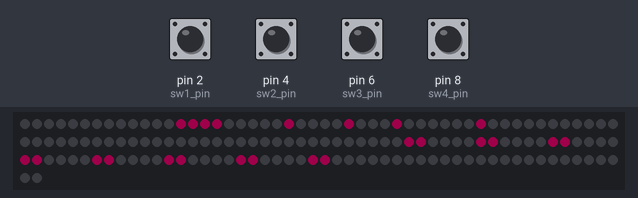
A sketch run on a simulated Arduino Uno, built with avr-gcc and run on an emulated ATmega328P. Shown: 152 RGB LEDs in strip order, left to right, continuing on the next row. The inputs (shaded band) are chosen by the test bench; at power-on: pin 2 (sw1_pin), pin 4 (sw2_pin), pin 6 (sw3_pin), pin 8 (sw4_pin) HIGH. Dim RGB values are drawn brighter than linear; random numbers use the default seed unless the sketch sets one.

Above: at 1.2 s.
1.3 s: pin 6 (sw3_pin) pulled LOW for 1 s
3.8 s: pin 8 (sw4_pin) pulled LOW for 1 s
At 6.4 s:
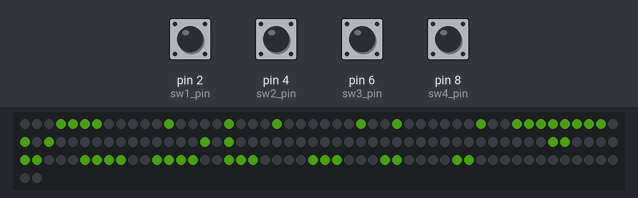
6.5 s: pin 8 (sw4_pin) pulled LOW for 1 s
10.0 s: pin 2 (sw1_pin) pulled LOW for 0.15 s
11.7 s: pin 2 (sw1_pin) pulled LOW for 1 s
At 13.7 s:
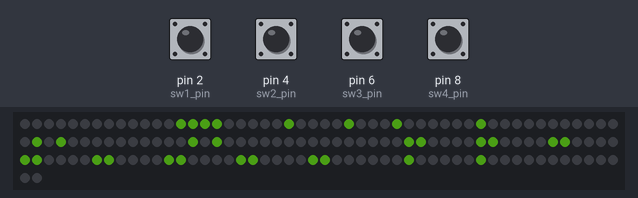
14.2 s: pin 6 (sw3_pin) pulled LOW for 1 s
At 15.6 s:
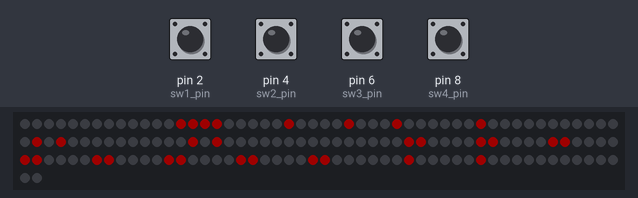
Timing chart, 0 to 17.2 s (numbered marks = the images above; inputs shaded):
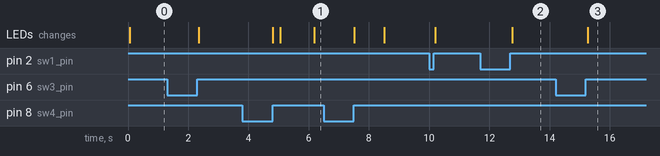

Measured:
- after the input at 3.8 s, the LEDs: first change after 1.0 s (image 1 shows a later state)
- after the input at 11.7 s, the LEDs: change after 1.1 s (image 2)
- after the input at 14.2 s, the LEDs: change after 1.1 s (image 3)

The sketch:

LED_expression.ino
```cpp
#include <FastLED.h>
#include "expression.h"   // 表情データのヘッダーファイル

/* PINの定義 */
const int sw1_pin = 2;     // ①ボタン用　デジタルピン2に接続
const int sw2_pin = 4;     // ②ボタン用　デジタルピン4に接続
const int sw3_pin = 6;     // ③ボタン用　デジタルピン6に接続
const int sw4_pin = 8;     // ④ボタン用　デジタルピン8に接続
const int data_pin = 10;   // データ用　　デジタルピン10に接続

/* LED用の定義 */
#define LED 152     // LEDの総数
#define COLOR 12   // 色の種類
CRGB led[LED];
CRGB black = CRGB(0, 0, 0);     // 消灯用
CRGB red   = CRGB(255, 0, 0);   // ランダムモード用
CRGB blue  = CRGB(0, 0, 255);   // マニュアルモード用

/* 以下は各キャラクター色 */
CRGB ayumu    = CRGB(255, 100, 120);
CRGB kasumi   = CRGB(255, 255, 40);
CRGB shizuku  = CRGB(120, 120, 255);
CRGB karin    = CRGB(0, 0, 255);
CRGB ai       = CRGB(255, 50, 0);
CRGB kanata   = CRGB(255, 80, 255);
CRGB setsuna  = CRGB(255, 0 ,0);
CRGB ema      = CRGB(120, 255, 40);
CRGB rina     = CRGB(255, 0, 120);
CRGB shioriko = CRGB(40, 255, 80);
CRGB taylor   = CRGB(255, 255, 255);
CRGB lanzhu   = CRGB(255, 90, 90);
CRGB now_color = rina;   // 色変更用の変数　初期色はrina色

/* 操作用フラグの変数 */
int brightness = 30;                // 明るさ調整用の変数
int mode = 1;                       // 0:ランダムモード 1:マニュアルモード
int now_preset = 0;                 // プリセット
int now_preset_size = EXPRESSION;   // プリセット数
int now_expression = 0;             // 現在の表情
int color = 9;                      // 色変更用の変数

/* 起動時に1回だけ呼ばれる関数 */
void setup()
{
  FastLED.addLeds<NEOPIXEL, data_pin>(led, LED);
  FastLED.setBrightness(brightness);
  pinMode(sw1_pin, INPUT_PULLUP);
  pinMode(sw2_pin, INPUT_PULLUP);
  pinMode(sw3_pin, INPUT_PULLUP);
  pinMode(sw4_pin, INPUT_PULLUP);
  randomSeed(analogRead(0));   // 未接続ピンのノイズを利用して、乱数を初期化する
}

/* setup関数の処理後、ずっと繰り返し処理される関数 */
void loop()
{
  switch_judge();
  delay(50);
  expression_flag();
  delay(50);
}

/* スイッチを読み取るフラグ */
void switch_judge()
{
  /* sw1の判定 */
  if(digitalRead(sw1_pin) == LOW)
  {
    while (digitalRead(sw1_pin) == LOW)
    {
      // 何も動作しない
    }
    sw1();
  }

  /* sw2の判定 */
  if(digitalRead(sw2_pin) == LOW)
  {
    while (digitalRead(sw2_pin) == LOW)
    {
      // 何も動作しない
    }
    sw2();
  }

  /* sw3の判定 */
  if(digitalRead(sw3_pin) == LOW)
  {
    int time_counter = 0;   // 短押しか長押しかを判定する用のカウンター
    while(digitalRead(sw3_pin) == LOW)
    {
      time_counter++;
      delay(5);
    }
    if(time_counter < 50)
    {
      /* 0.25秒未満は単押し */
      sw3(false);
    }
    else
    {
      /* 0.25秒以上なら長押し */
      sw3(true);
    }
  }

  /* sw4の判定 */
  if(digitalRead(sw4_pin) == LOW)
  {
    int time_counter = 0;   // 短押しか長押しかを判定する用のカウンター
    while(digitalRead(sw4_pin) == LOW)
    {
      time_counter++;
      delay(5);
    }
    if(time_counter < 50)
    {
      /* 0.25秒未満は短押し */
      sw4(false);
    }
    else
    {
      /* 0.25秒以上なら長押し */
      sw4(true);
    }
  }
}

/* フラグを読み取り表情の変更操作 */
void expression_flag()
{
  /* ランダムモード時、表情がランダムで変更する */
  if(mode == 0)
  {
    display_expression(now_preset, random(now_preset_size));   // プリセット内からランダムで選択し表示する
    int time_counter = 0;  // タイムカウンター用
    while(true)
    {
      /* 表示中でもボタン操作を受けつける */
      switch_judge();
      delay(10);
      time_counter++;
      if(time_counter > 100)
      {
        break;
      }
    }
  }

  /* マニュアルモード時、手動で表情を変更する */
  else if(mode == 1)
  {
    display_expression(now_preset, now_expression);
  }
}

/* 表情を表示する */
void display_expression(int all_preset, int expression_num)
{
  /* 選択された表情の要素数と表情配列を受け取る */
  int size = presets_sizelist[all_preset][expression_num];
  int *expression = presets[all_preset][expression_num];

  led_off();   // 全てのLEDをoffにする

  /* 表情の配列を読み込み設定した色でLEDを点灯する */
  for(int i = 0; i < size; i++)
  {
    led[expression[i]] = now_color;
  }
  FastLED.show();
}

/* 全てのLEDをoffにする */
void led_off()
{
  for(int i = 0; i < LED; i++)
  {
    led[i] = black;
  }
}

/* SW1の挙動 */
void sw1()
{
  /* ランダムモード時、何もしない */
  if(mode == 0)
  {
    // 何も動作しない
  }

  /* マニュアルモード時、表情を一つすすめる */
  else if(mode == 1)
  {
    now_expression = (now_expression + 1) % now_preset_size;
  }
}

/* SW2の挙動 */
void sw2()
{
  /* ランダムモード時、何もしない */
  if(mode == 0)
  {
    // 何も動作しない
  }

  /* マニュアルモード時、表情を1つ前に戻す */
  else if(mode == 1)
  {
    now_expression--;
    if(now_expression < 0)
    {
      now_expression = now_preset_size - 1;
    }
  }
}

/* SW3の挙動 */
void sw3(bool long_judge)
{
  /* ランダムモード時、何もしない */
  if(mode == 0)
  {
    // 何も動作しない
  }

  /* マニュアルモード時、短押しと長押しで動作が異なる */
  else if(mode == 1)
  {
    /* 短押し時、色を昇順で変更する */
    if(!long_judge)
    {
       switch(color)
       {
         case 1: now_color = ayumu;
                 break;
         case 2: now_color = kasumi;
                 break;
         case 3: now_color = shizuku;
                 break;
         case 4: now_color = karin;
                 break;
         case 5: now_color = ai;
                 break;
         case 6: now_color = kanata;
                 break;
         case 7: now_color = setsuna;
                 break;
         case 8: now_color = ema;
                 break;
         case 9: now_color = rina;
                 break;
         case 10: now_color = shioriko;
                 break;
         case 11: now_color = taylor;
                 break;
         case 12: now_color = lanzhu;
                 break;
      }
      color++;
    }

    /* 長押し時、色を降順で変更する */
    else if(long_judge)
    {
      color--;
      switch(color)
      {
         case 1: now_color = ayumu;
                 break;
         case 2: now_color = kasumi;
                 break;
         case 3: now_color = shizuku;
                 break;
         case 4: now_color = karin;
                 break;
         case 5: now_color = ai;
                 break;
         case 6: now_color = kanata;
                 break;
         case 7: now_color = setsuna;
                 break;
         case 8: now_color = ema;
                 break;
         case 9: now_color = rina;
                 break;
         case 10: now_color = shioriko;
                 break;
         case 11: now_color = taylor;
                 break;
         case 12: now_color = lanzhu;
                 break;
      }
    }

    if(color > 12)
    {
      color = 1;
    }
    else if(color < 1)
    {
      color = 12;
    }
  }
}

/* SW4の挙動 */
void sw4(bool long_judge)
{
  /* 短押し時、明るさを+20にする, 明るさ上限は100 */
  if(!long_judge)
  {
    brightness = (brightness + 20) % 100;
    FastLED.setBrightness(brightness);
  }

  /* 長押し時、モードを切り替える */
  else if(long_judge)
  {
    /* モード切り替え */
    mode = !mode;
    mode_led();
  }
}

/* モード変更時の目印用 */
void mode_led()
{
  /* ランダムモードに切り替え時、先頭のLEDが赤く点灯する */
  if(mode == 0)
  {
    led[0] = red;
  }

  /* マニュアルモードに切り替え時、先頭のLEDが青く点灯する */
  else if(mode == 1)
  {
    led[0] = blue;
  }
  FastLED.show();
  delay(200);
}
```

Source omitted: expression.h (data table, 2965 bytes)
